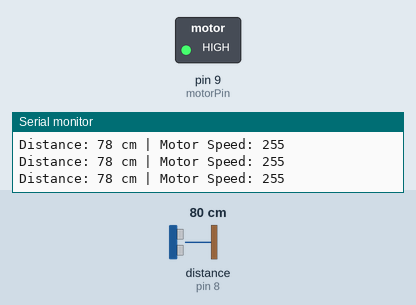
Recording of a sketch running on a simulated Arduino Uno, built with avr-gcc and run on an emulated ATmega328P. On the bench: switched loads named in the sketch (green lamp = pin HIGH), the last lines printed to the serial monitor. Wiring (inferred from the names in the program): ultrasonic range finder: trigger pin 7; echo pin 8. The inputs (shaded band) are chosen by the test bench; at power-on: distance to the obstacle (sensor on pin 8) 80 cm. The echo pulse lasts 58.3 µs per cm; pins used as bus, display or sensor lines are not drawn.

Above: at 1.2 s.
1.3 s: distance to the obstacle (sensor on pin 8) set to 55 cm
4.3 s: distance to the obstacle (sensor on pin 8) set to 46 cm
At 5.6 s:
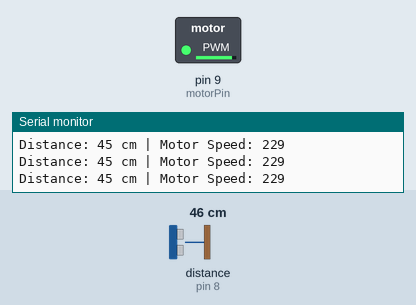
5.9 s: distance to the obstacle (sensor on pin 8) set to 2 cm
At 6.4 s:
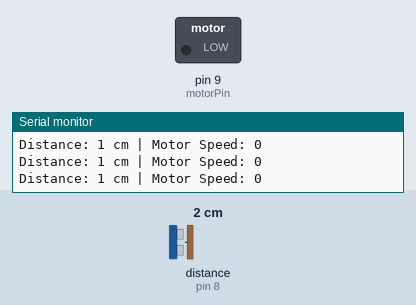
7.4 s: distance to the obstacle (sensor on pin 8) set to 5 cm
8.9 s: distance to the obstacle (sensor on pin 8) set to 8 cm
At 9.9 s:
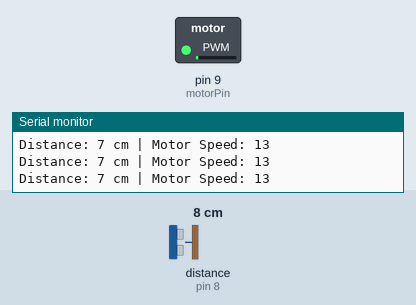
10.4 s: distance to the obstacle (sensor on pin 8) set to 18 cm
At 11.8 s:
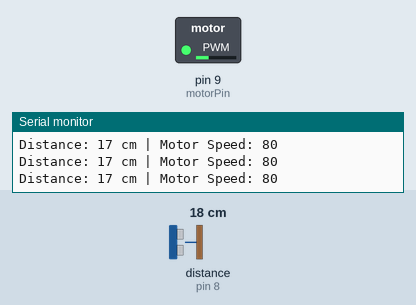
Timing chart, 0 to 12.9 s (numbered marks = the images above; inputs shaded):
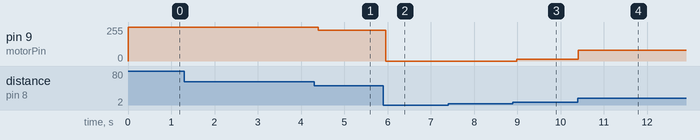

The sketch:

Ultrasonic-Motor-Speed-Control.ino
```cpp
const int trigPin = 7;
const int echoPin = 8;
const int motorPin = 9;

const int safeDistance = 50;
const int slowDistance = 20;
const int stopDistance = 5;

void setup() {
  pinMode(trigPin, OUTPUT);
  pinMode(echoPin, INPUT);
  pinMode(motorPin, OUTPUT);
  Serial.begin(9600);
}

void loop() {
  long distance = readDistance();
  int motorSpeed = calculateSpeed(distance);
  analogWrite(motorPin, motorSpeed);
  Serial.print("Distance: ");
  Serial.print(distance);
  Serial.print(" cm | Motor Speed: ");
  Serial.println(motorSpeed);
  delay(100);
}

long readDistance() {
  digitalWrite(trigPin, LOW);
  delayMicroseconds(2);
  digitalWrite(trigPin, HIGH);
  delayMicroseconds(10);
  digitalWrite(trigPin, LOW);
  long duration = pulseIn(echoPin, HIGH);
  long distance = duration * 0.034 / 2;
  return distance;
}

int calculateSpeed(long distance) {
  if (distance >= safeDistance) {
    return 255;
  }
  else if (distance <= stopDistance) {
    return 0;
  }
  else if (distance >= slowDistance) {
    return map(distance, slowDistance, safeDistance, 100, 255);
  }
  else {
    return map(distance, stopDistance, slowDistance, 0, 100);
  }
}
```

Measured:
- after the input at 4.3 s, pin 9 (motorPin): 255/255 → 229/255 after 0.10 s
- after the input at 5.9 s, pin 9 (motorPin): 229/255 → 0/255 after 0.05 s
- after the input at 8.9 s, pin 9 (motorPin): 0/255 → 13/255 after 0.09 s
- after the input at 10.4 s, pin 9 (motorPin): 13/255 → 80/255 at once
